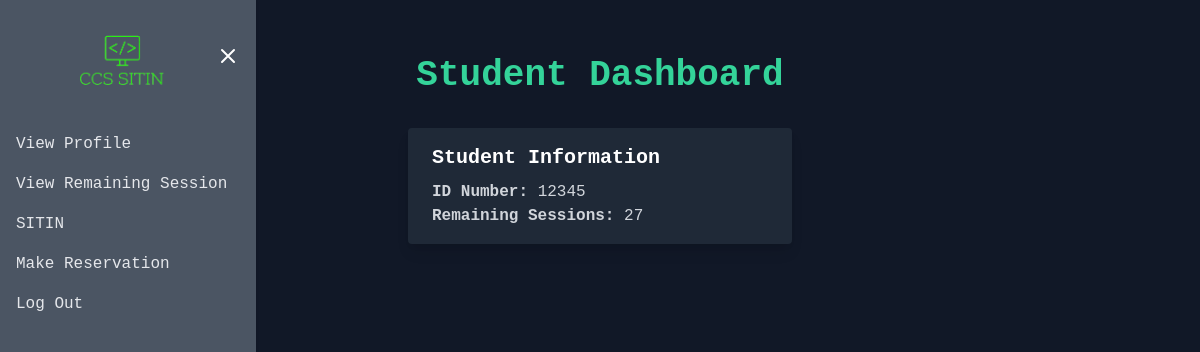
The page /view_remaining.php (signed in) on the database as committed earlier.
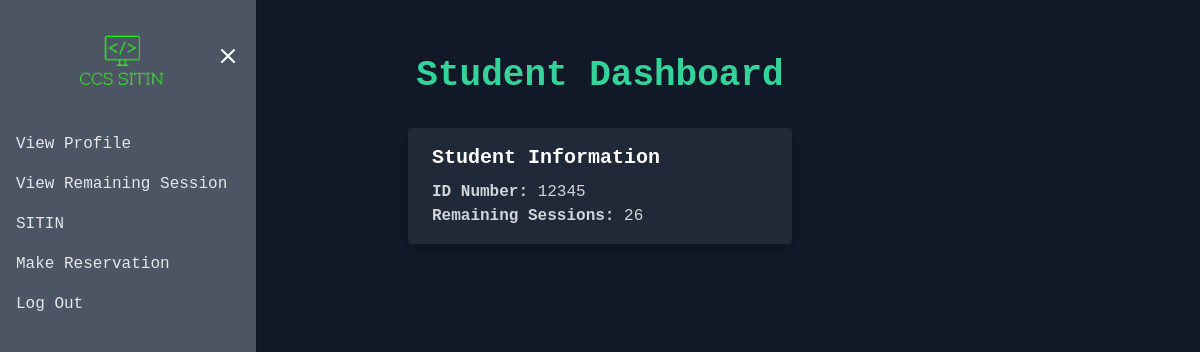
The same page on the database as committed later.
### tables this page shows
CREATE TABLE sitin_student (
    id INTEGER PRIMARY KEY AUTOINCREMENT,
    id_number TEXT,
    firstname TEXT,
    lastname TEXT,
    purpose TEXT,
    lab TEXT,
    remaining_sessions INTEGER,
    time_in TEXT,
    time_out TEXT,
    status TEXT
);

### view_remaining.php (the view, shortened to what this page needs)
<!DOCTYPE html>
<html lang="en">
<head>
  <link href="https://cdn.jsdelivr.net/npm/tailwindcss@2.2.16/dist/tailwind.min.css" rel="stylesheet">
</head>
<body class="flex min-h-screen bg-gray-900 font-mono text-white">
  <div class="fixed inset-y-0 w-64 bg-white shadow pt-5 h-screen overflow-auto transition duration-300 ease-in-out bg-gray-600 text-white" id="sidebar">
    <div class="flex items-center justify-between px-4 mb-6 ">
      <div class="flex items-center">
        &nbsp;&nbsp;&nbsp;&nbsp;&nbsp;<img src="img/logo.png" alt="Logo" class="h-20 mr-4" />
      </div>
      <div>
        <button id="close-menu" class="focus:outline-none">
          <svg class="h-6 w-6 text-white hover:text-gray-900" viewBox="0 0 24 24" fill="none" xmlns="http://www.w3.org/2000/svg">
            <path d="M6 18L18 6M6 6L18 18" stroke="currentColor" stroke-width="2" stroke-linecap="round" stroke-linejoin="round"></path>
          </svg>
        </button>
      </div>
    </div>
    <ul class="mt-6 bg-gray-600">
      <li>
        <a href="profile.php" class="text-gray-200 hover:text-white hover:bg-gray-400 font-medium px-4 py-2 rounded-md block">
          View Profile
        </a>
      </li>
      <li>
        <a href="view_remaining.php" class="text-gray-200 hover:text-white hover:bg-gray-400 font-medium px-4 py-2 rounded-md block">
          View Remaining Session
        </a>
      </li>
      <li>
        <a href="#" class="text-gray-200 hover:text-white font-medium hover:bg-gray-400 px-4 py-2 rounded-md block active">
          SITIN
        </a>
      </li>
      <li>
        <a href="#" class="text-gray-200 hover:text-white hover:bg-gray-400 font-medium px-4 py-2 rounded-md block">
          Make Reservation
        </a>
      </li>
      <li>
        <a href="login.php" class="text-gray-200 hover:text-white hover:bg-gray-400 font-medium px-4 py-2 rounded-md block">
          Log Out
        </a>
      </li>
    </ul>
  </div>
  <div class="flex-1 px-8 py-6">
    <button id="menu-toggle" class="focus:outline-none">
    </button>
    <center>
      <h2 class="text-4xl font-semibold mb-6 text-green-400">Student Dashboard</h2>
    </center>
    <div class="mt-8">
      <table class="min-w-full divide-y divide-gray-200">
        <tbody class="bg-gray-900 divide-y divide-gray-200">
        <?php
          $current_id_number = $_SESSION['id_number'];
          $database = new SQLite3('sitin.db');
          $sql = "SELECT id_number, remaining_sessions FROM sitin_student WHERE id_number = :id_number";
          $stmt = $database->prepare($sql);
          $stmt->bindValue(':id_number', $current_id_number, SQLITE3_TEXT);
          $result = $stmt->execute();
          if ($result) {
              $row = $result->fetchArray(SQLITE3_ASSOC);
              echo "<div class='max-w-sm mx-auto bg-gray-800 rounded overflow-hidden shadow-lg'>";
              echo "<div class='px-6 py-4'>";
              echo "<div class='font-bold text-xl mb-2 text-white'>Student Information</div>";
              echo "<p class='text-gray-300'><strong>ID Number:</strong> " . $row["id_number"] . "</p>";
              echo "<p class='text-gray-300'><strong>Remaining Sessions:</strong> " . $row["remaining_sessions"] . "</p>";
              echo "</div>";
              echo "</div>";
          } else {
              echo "<p class='text-center text-gray-300'>No results found</p>";
          }
          ?>
        </tbody>
      </table>
    </div>
  </div>
</body>
</html>

Rows that differ between the two databases and show on the page:
changed sitin_student: remaining_sessions "27" → "26"
